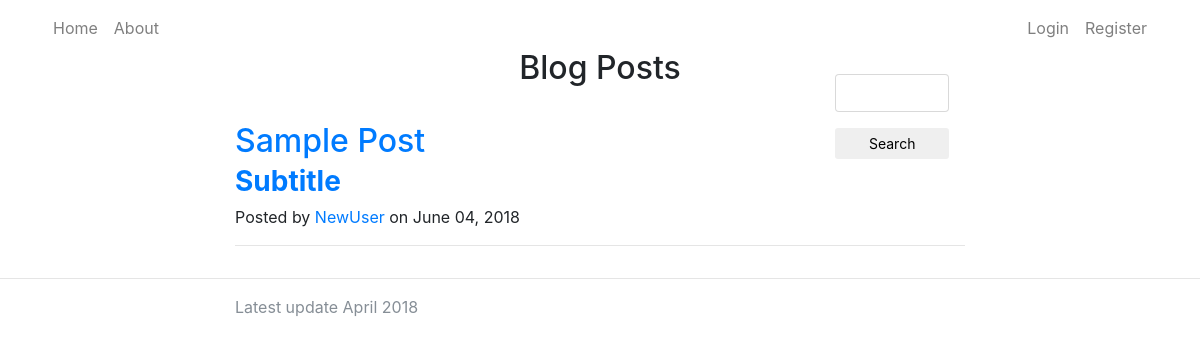
The page / on the database its author committed.
### dbModels.py (models this page shows, shortened)
class Blogpost(db.Model):
    id = db.Column(db.Integer, primary_key=True)
    title = db.Column(db.String(50))
    topic = db.Column(db.String(50))
    author = db.Column(db.String(20))
    date_posted = db.Column(db.DateTime)
    content = db.Column(db.Text)

### routing.py (the view)
@app.route('/', methods=['GET', 'POST'])
def index():
    form = SearchForm()
    if form.validate_on_submit():
        return redirect(url_for('search', query=form.search.data))
    return render_template('index.html', posts=allPosts(), form=form)

### forms.py
class SearchForm(FlaskForm):
    search = StringField('', validators=[InputRequired()])

### routing.py (called while the page is built)
@cache.cached(timeout=20)
def allPosts():
    return Blogpost.query.order_by(Blogpost.date_posted.desc()).all()

### templates/index.html (shortened to what this page needs)
{% extends 'base.html' %}
{% block content %}
<div class="row">
  <div class="col"></div>
  <div class="col">
    <h2 id="pageTitle">
      Blog Posts
    </h2>
  </div>
  <div class="col">
    <div class="search">
      <form method="POST" action="{{ url_for('index') }}">
        {{ wtf.form_field(form.search) }}
        <button type="submit" class="btn btn-sm" id="search">Search</button>
      </form>
    </div>
  </div>
</div>
<div class="container" id="posts">
  <div class="row">
    <div class="col-lg-8 col-md-10 mx-auto">
    {% for post in posts %}
      <div class="post-preview">
        <a href="{{ url_for('post', post_id=post.id) }}">
          <h2 class="post-title">
            {{ post.title }}
          </h2>
        </a>
        <h3 class="post-subtitle">
          <a href="{{ url_for('topic', topic = post.topic) }}"><strong> {{ post.topic }} </strong></a>
        </h3>
        <p class="post-meta">Posted by
          <a href="{{ url_for('profile', username = post.author) }}">{{ post.author }}</a>
          on {{ post.date_posted.strftime('%B %d, %Y') }}</p>
      </div>
      <hr>
      {% endfor %}
    </div>
  </div>
</div>
{% endblock %}

### static/stylesheet.css (style rules this page uses)
body { margin-top: 50px; }
#search { margin-left: 4%; width: 30%; }
#pageTitle { text-align: center; }
#posts { margin-top: -3%; }

### rows shown on the page
Blogpost: title "Sample Post", topic "Subtitle", author "NewUser", date_posted "June 04, 2018"
